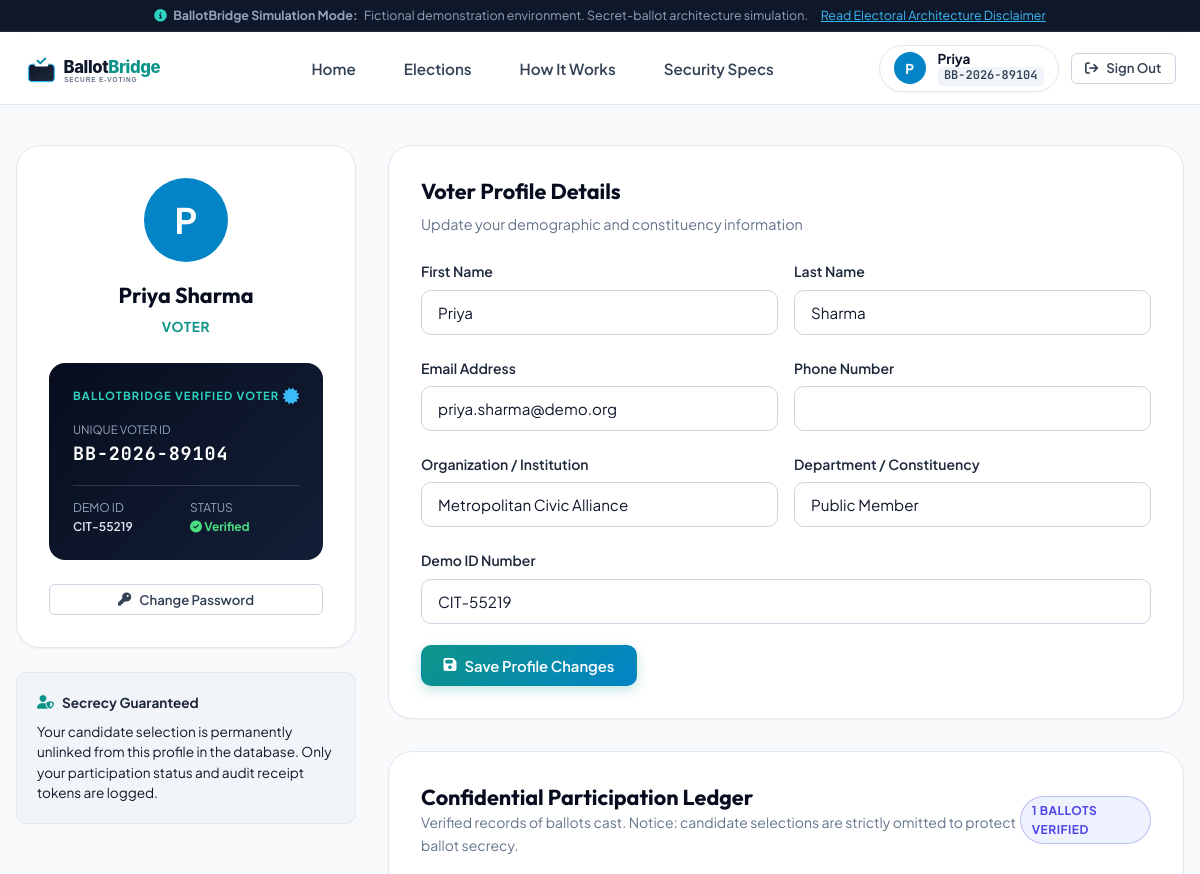
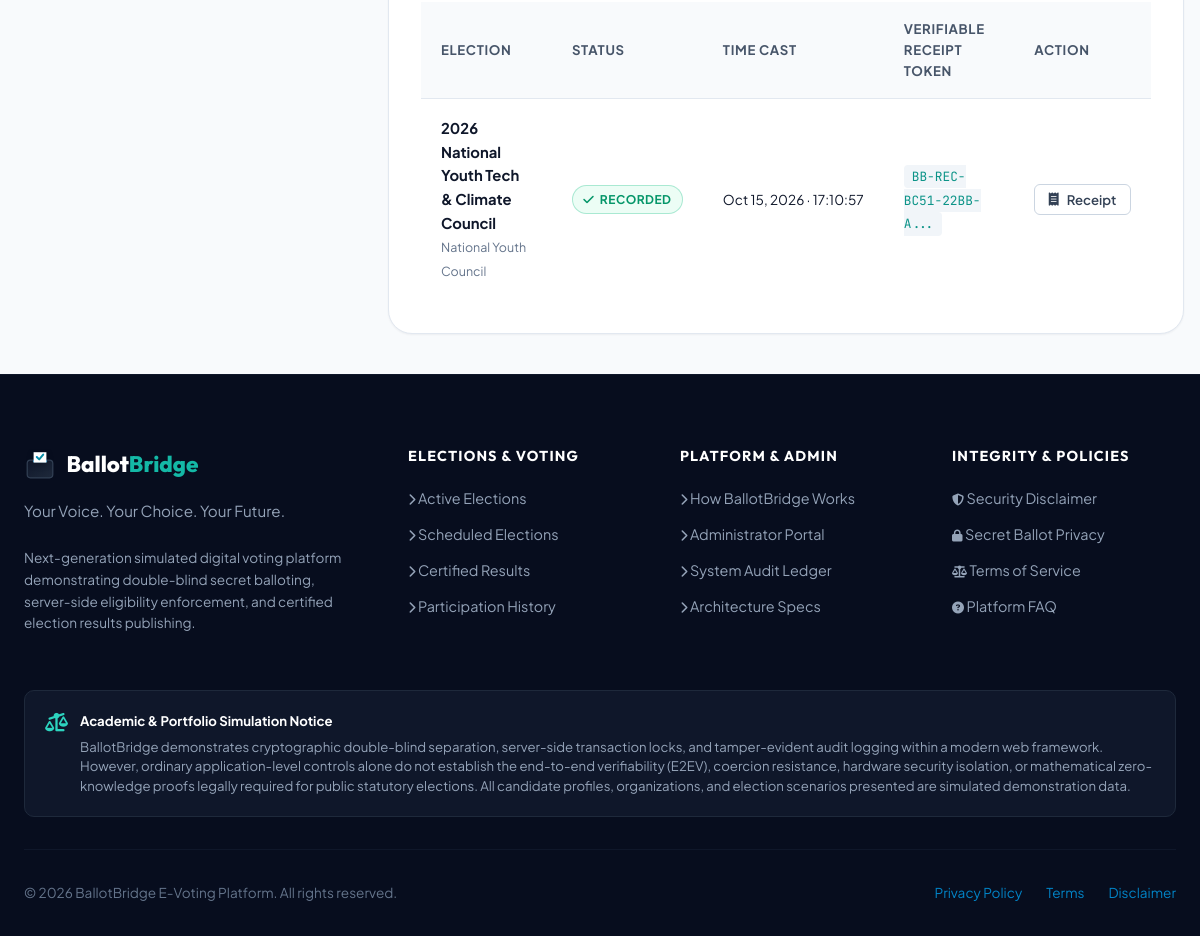
Page /profile/ (signed in) on the committed database (2 pictures, top to bottom).
### voting/models.py (models this page shows, shortened)
class UserProfile(models.Model):
    user = models.OneToOneField(User, on_delete=models.CASCADE, related_name='profile')
    role = models.CharField(max_length=20, choices=UserRole.choices, default=UserRole.VOTER)
    voter_id = models.CharField(max_length=32, unique=True, db_index=True)
    demo_id_number = models.CharField(max_length=64, blank=True, default='', help_text='Simulated national or student ID')
    organization = models.CharField(max_length=120, blank=True, default='National Voter Registry')
    department = models.CharField(max_length=120, blank=True, default='General Division')
    is_verified = models.BooleanField(default=True)
    phone_number = models.CharField(max_length=30, blank=True, default='')
    avatar_color = models.CharField(max_length=20, default='#0284c7')
    created_at = models.DateTimeField(auto_now_add=True)
    @property
    def is_admin_role(self):
        return self.role == UserRole.ADMIN or self.user.is_superuser or self.user.is_staff

class VoterParticipation(models.Model):
    user = models.ForeignKey(User, on_delete=models.CASCADE, related_name='voting_records')
    election = models.ForeignKey(Election, on_delete=models.CASCADE, related_name='participations')
    voted_at = models.DateTimeField(auto_now_add=True)
    receipt_token = models.CharField(max_length=64, unique=True, db_index=True)
    ip_hash = models.CharField(max_length=64, blank=True, default='')
    class Meta:
        unique_together = ('user', 'election')
        ordering = ['-voted_at']

class Election(models.Model):
    title = models.CharField(max_length=200)
    slug = models.SlugField(max_length=220, unique=True, blank=True)
    tagline = models.CharField(max_length=255, blank=True, default='Empowering community decision making')
    description = models.TextField(help_text='Detailed information regarding election purpose and scope')
    category = models.CharField(max_length=30, choices=ElectionCategory.choices, default=ElectionCategory.NATIONAL_YOUTH)
    status = models.CharField(max_length=25, choices=ElectionStatus.choices, default=ElectionStatus.SCHEDULED)
    start_time = models.DateTimeField()
    end_time = models.DateTimeField()
    eligibility_criteria = models.CharField(
        max_length=50,
        choices=[
            ('ALL', 'All Registered Voters'),
            ('STUDENTS', 'Registered Students Only'),
            ('FACULTY', 'Academic Faculty Only'),
            ('COMMUNITY', 'Community Members'),
        ],
        default='ALL'
    )
    banner_color = models.CharField(max_length=25, default='#1e3a8a')
    banner_icon = models.CharField(max_length=50, default='vote')
    is_featured = models.BooleanField(default=False)
    created_by = models.ForeignKey(User, on_delete=models.SET_NULL, null=True, blank=True, related_name='created_elections')
    created_at = models.DateTimeField(auto_now_add=True)
    updated_at = models.DateTimeField(auto_now=True)
    class Meta:
        ordering = ['-start_time']

### voting/views.py (the view)
# urls.py: path('profile/', views.profile_view, name='profile'),
@login_required
def profile_view(request):
    profile, _ = UserProfile.objects.get_or_create(
        user=request.user,
        defaults={
            'role': UserRole.VOTER,
            'voter_id': generate_voter_id(),
            'organization': 'Metropolitan Civic Registry',
            'department': 'Public Member',
            'is_verified': True
        }
    )
    if request.method == 'POST':
        form = UserProfileUpdateForm(request.POST, instance=profile)
        if form.is_valid():
            form.save()
            log_audit_event(
                request=request,
                action='PROFILE_UPDATED',
                details=f"User {request.user.username} updated profile information.",
                severity='INFO'
            )
            messages.success(request, "Your profile information has been successfully updated.")
            return redirect('profile')
    else:
        form = UserProfileUpdateForm(instance=profile)
    participations = VoterParticipation.objects.filter(user=request.user).select_related('election')
    context = {
        'profile': profile,
        'form': form,
        'participations': participations,
    }
    return render(request, 'auth/profile.html', context)

### templates/auth/profile.html (shortened to what this page needs)
{% extends 'base.html' %}
{% load static %}
{% block content %}
<div class="container" style="padding: 2.5rem 1rem;">
  <div style="display: grid; grid-template-columns: 340px 1fr; gap: 2rem;">
    <div>
      <div style="background: var(--white); border: 1px solid var(--slate-200); border-radius: var(--radius-xl); padding: 2rem; box-shadow: var(--shadow-sm); text-align: center; margin-bottom: 1.5rem;">
        <div class="avatar-bubble" style="width: 84px; height: 84px; font-size: 2.2rem; margin: 0 auto 1.25rem; background: {{ profile.avatar_color|default:'#0d9488' }};">
          {{ user.first_name|default:user.username|slice:":1"|upper }}
        </div>
        <h3 style="font-size: 1.35rem; color: var(--navy-950); margin-bottom: 0.25rem;">
          {{ user.get_full_name|default:user.username }}
        </h3>
        <span style="font-size: 0.85rem; color: var(--teal-600); font-weight: 700; text-transform: uppercase; letter-spacing: 0.05em;">
          {{ profile.get_role_display }}
        </span>
        <div style="background: linear-gradient(135deg, var(--navy-950), var(--navy-850)); color: var(--white); border-radius: var(--radius-lg); padding: 1.5rem; margin-top: 1.5rem; text-align: left; position: relative; overflow: hidden;">
          <div style="display: flex; justify-content: space-between; align-items: center; margin-bottom: 1rem;">
            <span style="font-size: 0.7rem; color: var(--teal-400); font-weight: 700; text-transform: uppercase; letter-spacing: 0.1em;">
              BALLOTBRIDGE VERIFIED VOTER
            </span>
            <i class="fa-solid fa-certificate" style="color: #38bdf8;"></i>
          </div>
          <div style="margin-bottom: 1rem;">
            <span style="font-size: 0.72rem; color: var(--slate-400); display: block;">UNIQUE VOTER ID</span>
            <span style="font-family: var(--font-mono); font-size: 1.15rem; font-weight: 700; color: #ffffff; letter-spacing: 0.05em;">
              {{ profile.voter_id }}
            </span>
          </div>
          <div style="display: grid; grid-template-columns: 1fr 1fr; gap: 0.5rem; font-size: 0.75rem; border-top: 1px solid rgba(255,255,255,0.15); padding-top: 0.75rem;">
            <div>
              <span style="color: var(--slate-400); display: block;">DEMO ID</span>
              <span style="font-weight: 600; color: var(--slate-200);">{{ profile.demo_id_number|default:"SIM-VERIFIED" }}</span>
            </div>
            <div>
              <span style="color: var(--slate-400); display: block;">STATUS</span>
              <span style="color: #4ade80; font-weight: 700;"><i class="fa-solid fa-circle-check"></i> Verified</span>
            </div>
          </div>
        </div>
        <div style="margin-top: 1.5rem;">
          <a href="{% url 'password_change' %}" class="btn btn-secondary btn-sm" style="width: 100%;">
            <i class="fa-solid fa-key"></i>
            <span>Change Password</span>
          </a>
        </div>
      </div>
      <div style="background: var(--slate-100); border: 1px solid var(--slate-200); border-radius: var(--radius-md); padding: 1.25rem; font-size: 0.85rem; color: var(--slate-600); line-height: 1.5;">
        <div style="display: flex; gap: 0.5rem; align-items: flex-start; margin-bottom: 0.5rem;">
          <i class="fa-solid fa-user-shield" style="color: var(--teal-600); margin-top: 0.15rem;"></i>
          <strong style="color: var(--navy-800);">Secrecy Guaranteed</strong>
        </div>
        Your candidate selection is permanently unlinked from this profile in the database. Only your participation status and audit receipt tokens are logged.
      </div>
    </div>
    <div>
      <div style="background: var(--white); border: 1px solid var(--slate-200); border-radius: var(--radius-xl); padding: 2rem; box-shadow: var(--shadow-sm); margin-bottom: 2rem;">
        <h3 style="font-size: 1.35rem; color: var(--navy-950); margin-bottom: 0.5rem;">Voter Profile Details</h3>
        <p style="color: var(--slate-500); font-size: 0.9rem; margin-bottom: 1.5rem;">Update your demographic and constituency information</p>
        <form method="POST" action="{% url 'profile' %}">
          <div style="display: grid; grid-template-columns: 1fr 1fr; gap: 1rem;">
            <div class="form-group">
              <label class="form-label">First Name</label>
              {{ form.first_name }}
            </div>
            <div class="form-group">
              <label class="form-label">Last Name</label>
              {{ form.last_name }}
            </div>
          </div>
          <div style="display: grid; grid-template-columns: 1fr 1fr; gap: 1rem;">
            <div class="form-group">
              <label class="form-label">Email Address</label>
              {{ form.email }}
            </div>
            <div class="form-group">
              <label class="form-label">Phone Number</label>
              {{ form.phone_number }}
            </div>
          </div>
          <div style="display: grid; grid-template-columns: 1fr 1fr; gap: 1rem;">
            <div class="form-group">
              <label class="form-label">Organization / Institution</label>
              {{ form.organization }}
            </div>
            <div class="form-group">
              <label class="form-label">Department / Constituency</label>
              {{ form.department }}
            </div>
          </div>
          <div class="form-group">
            <label class="form-label">Demo ID Number</label>
            {{ form.demo_id_number }}
          </div>
          <button type="submit" class="btn btn-primary">
            <i class="fa-solid fa-floppy-disk"></i>
            <span>Save Profile Changes</span>
          </button>
        </form>
      </div>
      <div style="background: var(--white); border: 1px solid var(--slate-200); border-radius: var(--radius-xl); padding: 2rem; box-shadow: var(--shadow-sm);">
        <div style="display: flex; justify-content: space-between; align-items: center; margin-bottom: 1.25rem;">
          <div>
            <h3 style="font-size: 1.35rem; color: var(--navy-950);">Confidential Participation Ledger</h3>
            <p style="color: var(--slate-500); font-size: 0.875rem;">Verified records of ballots cast. Notice: candidate selections are strictly omitted to protect ballot secrecy.</p>
          </div>
          <span class="badge badge-published">{{ participations.count }} Ballots Verified</span>
        </div>
        {% if participations %}
        <div style="overflow-x: auto;">
          <table class="data-table">
            <thead>
              <tr>
                <th>Election</th>
                <th>Status</th>
                <th>Time Cast</th>
                <th>Verifiable Receipt Token</th>
                <th>Action</th>
              </tr>
            </thead>
            <tbody>
              {% for part in participations %}
              <tr>
                <td>
                  <strong style="color: var(--navy-900); display: block;">{{ part.election.title }}</strong>
                  <span style="font-size: 0.78rem; color: var(--slate-500);">{{ part.election.get_category_display }}</span>
                </td>
                <td>
                  <span class="badge badge-active">
                    <i class="fa-solid fa-check"></i> Recorded
                  </span>
                </td>
                <td style="font-size: 0.85rem; color: var(--slate-600); white-space: nowrap;">
                  {{ part.voted_at|date:"M d, Y · H:i:s" }}
                </td>
                <td>
                  <code style="font-family: var(--font-mono); font-size: 0.8rem; background: var(--slate-100); padding: 0.2rem 0.5rem; border-radius: 4px; color: var(--teal-600);">
                    {{ part.receipt_token|slice:":18" }}...
                  </code>
                </td>
                <td style="white-space: nowrap;">
                  <a href="{% url 'vote_receipt' slug=part.election.slug receipt=part.receipt_token %}" class="btn btn-secondary btn-sm" title="View Full Cryptographic Receipt">
                    <i class="fa-solid fa-receipt"></i>
                    <span>Receipt</span>
                  </a>
                </td>
              </tr>
              {% endfor %}
            </tbody>
          </table>
        </div>
        {% endif %}
      </div>
    </div>
  </div>
</div>
{% endblock %}

### templates/navbar.html (shortened to what this page needs)
{% load static %}
<header class="site-header">
  <div class="container navbar">
    <a href="{% url 'home' %}" class="brand-link" title="BallotBridge Home">
      <img src="{% static 'img/logo.svg' %}" alt="BallotBridge Logo" class="brand-logo-img">
    </a>
    <ul class="nav-links">
      <li><a href="{% url 'home' %}" class="nav-link {% if request.resolver_match.url_name == 'home' %}active{% endif %}">Home</a></li>
      <li><a href="{% url 'voter_dashboard' %}" class="nav-link {% if request.resolver_match.url_name == 'voter_dashboard' %}active{% endif %}">Elections</a></li>
      <li><a href="{% url 'about' %}" class="nav-link {% if request.resolver_match.url_name == 'about' %}active{% endif %}">How It Works</a></li>
      <li><a href="{% url 'security_disclaimer' %}" class="nav-link {% if request.resolver_match.url_name == 'security_disclaimer' %}active{% endif %}">Security Specs</a></li>
    </ul>
    <div class="nav-auth-actions">
      {% if user.is_authenticated %}
        <a href="{% url 'profile' %}" class="nav-profile-pill" title="View Voter Profile">
          <div class="avatar-bubble" style="background: {{ CURRENT_USER_PROFILE.avatar_color|default:'#0d9488' }};">
            {{ user.first_name|default:user.username|slice:":1"|upper }}
          </div>
          <div style="display: flex; flex-direction: column; text-align: left; line-height: 1.15;">
            <span style="font-weight: 700; font-size: 0.85rem; color: var(--navy-900);">
              {{ user.first_name|default:user.username }}
            </span>
            <span class="voter-id-tag">
              {{ CURRENT_USER_PROFILE.voter_id|default:'VOTER' }}
            </span>
          </div>
        </a>
        <a href="{% url 'logout' %}" class="btn btn-secondary btn-sm" title="Sign Out">
          <i class="fa-solid fa-arrow-right-from-bracket"></i>
          <span>Sign Out</span>
        </a>
      {% endif %}
    </div>
  </div>
</header>

### rows in the picture
UserProfile: voter_id "BB-2026-89104", role "VOTER", demo_id_number "CIT-55219", organization "Metropolitan Civic Alliance", department "Public Member"
VoterParticipation: election "2026 National Youth Tech & Climate Council", election.category "National Youth Council", voted_at "Oct 15, 2026 · 17:10:57", receipt_token "BB-REC-BC51-22BB-A"

### other values in the picture
{{ user.first_name|default:user.username|slice:":1"|upper }} "P"
{{ user.first_name|default:user.username }} "Priya"
{{ user.get_full_name|default:user.username }} "Priya Sharma"
{{ participations.count }} "1"
{{ APP_TAGLINE }} "Your Voice. Your Choice. Your Future."
